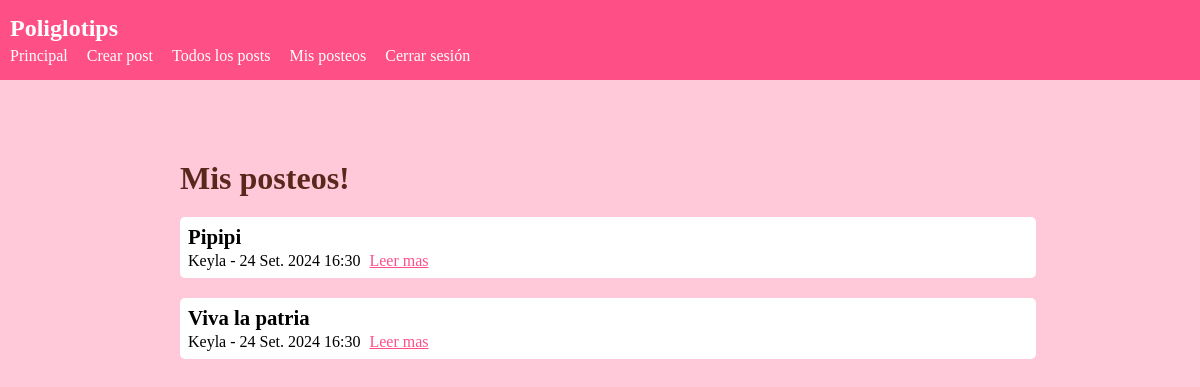
/misposteos (signed in), run on an earlier commit of the app's database.
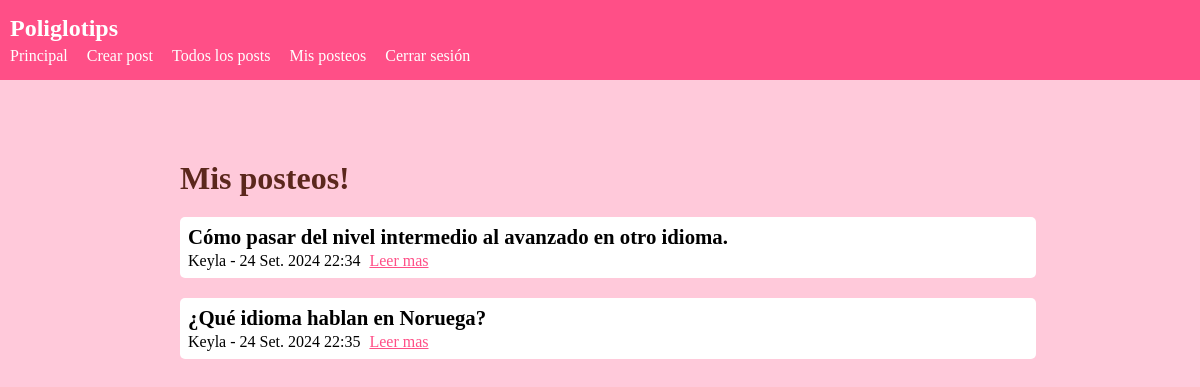
And on a later commit of the database.
### post/models.py (models this page shows, shortened)
class Post (models.Model):
    titulo = models.TextField(max_length=75)
    contenido = models.TextField()
    autor = models.ForeignKey(User, on_delete=models.CASCADE, related_name='post_publicados')
    fecha_publicacion = models.DateTimeField(auto_now_add=True)

### post/views.py (the view)
# urls.py: path('misposteos', VerPosteosCreados.as_view(), name='mis_posteos'),
class VerPosteosCreados(LoginRequiredMixin, ListView):
    model = Post
    template_name = 'listar_post_creados.html'
    context_object_name = 'posteos'
    def get_queryset(self):
        return Post.objects.filter(autor=self.request.user)

### post/templates/listar_post_creados.html (shortened to what this page needs)
{%extends "base.html"%}
{%block content%}
    <h1>Mis posteos!</h1>
    {%include "listar_posteos.html"%}
{%endblock%}

### post/templates/listar_posteos.html
{%if posteos%}
    {%for post in posteos%}
        <div class="posteo-item-lista">
            <h2>{{post.titulo|capfirst}}</h2>
            <span>{{post.autor.username|capfirst}} - {{post.fecha_publicacion}}</span>
            <a href="{%url 'ver_post' id=post.id%}">Leer mas</a>
        </div>
    {%endfor%}
{%else%}
    <h3>No hay posteos!</h3>
{%endif%}

What changed in the data, as far as the page shows it:
removed Post: titulo "Pipipi", autor.username "Keyla", fecha_publicacion "24 Set. 2024 16:30"
removed Post: titulo "Viva la patria", autor.username "Keyla", fecha_publicacion "24 Set. 2024 16:30"
added Post: titulo "Cómo pasar del nivel intermedio al avanzado en otro idioma.", autor.username "Keyla", fecha_publicacion "24 Set. 2024 22:34"
added Post: titulo "¿Qué idioma hablan en Noruega?", autor.username "Keyla", fecha_publicacion "24 Set. 2024 22:35"
